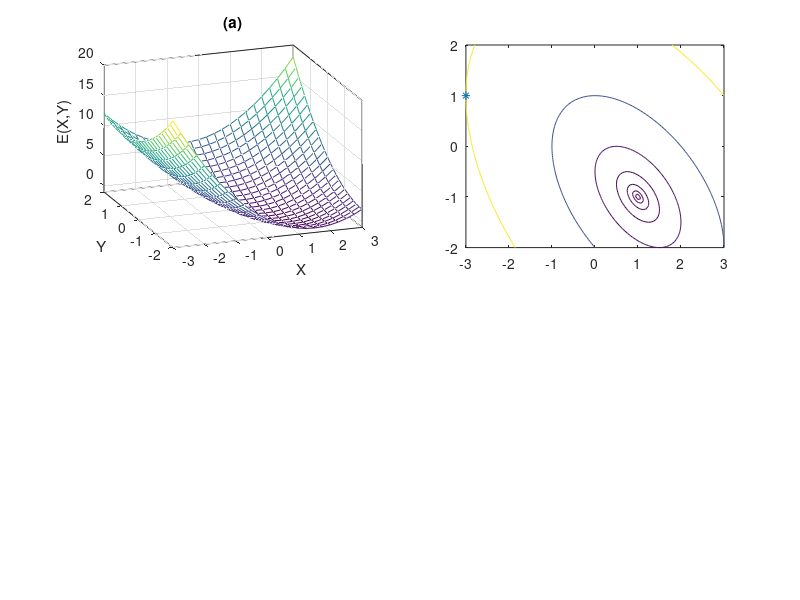

This figure's MATLAB source: (Note: this script raises an error after producing the figure.)
% 
% Hemstitching search path
%
% Quadratic case --- the method of steepest descent
%
% J.-S. Roger Jang, April 1996
% Revised by E. Mizutani, June 8, 1996
%
% E(x,y) = ax^2+bxy+cy^2+dx+ey+f
%
% E(x,y) = 1/2 * t'*A*t+B'*t+C;
%
a=1;b=1;c=1;d=-1;e=1;f=0;
% A = [a b/2; b/2 c];
A = [2*a b; b  2*c];
B = [d; e];
C = f;
point_n = 25;
x=linspace(-3, 3, point_n);
y=linspace(-2, 2, point_n);
[xx,yy]=meshgrid(x,y);
zz=a*xx.^2+b*xx.*yy+c*yy.^2+d*xx+e*yy+f;

subplot(221);
mesh(xx, yy, zz);
view([-20, 25]); set(gca, 'box', 'on');
axis([-inf inf -inf inf -inf inf]);
xlabel('X'); ylabel('Y'); zlabel('E(X,Y)');
title('(a)');

%%%%%%%%%%%%%%%%%%%%%%%%%%%%%%%%%%%%%%%%%%%%%%%%%%

subplot(222);
% The initial point
x0 = -3; y0 = 1;
%% x0 = 2; y0 = 2;

%%% How many steps?
p_count = 7;

position = zeros(p_count, 2);
position(1,1) = x0; position(1,2) = y0;
t = position(1, :)';
contour_level = 1/2 * t'*A*t+B'*t+C;

g_old = A*t+B;

for i = 2:p_count,
	g = A*t+B;
	eta = g'*g/(g'*A*g);
	position(i,:)=position(i-1,:)-eta*g';
	t = position(i,:)';
	contour_level = [contour_level; 1/2 * t'*A*t+B'*t+C];
end


% Resampling to have a better contours
point_n = 100;
x=linspace(-3, 3, point_n);
y=linspace(-2, 2, point_n);
[xx,yy]=meshgrid(x,y);
zz=a*xx.^2+b*xx.*yy+c*yy.^2+d*xx+e*yy+f;

contour(xx, yy, zz, contour_level);
hold on;
plot(x0, y0, '*');
arrow(position(:, 1), position(:, 2));
x_last = position(p_count,1); y_last = position(p_count,2);
%
% plot(x_last, y_last, 'x');
%
xlabel('X'); ylabel('Y'); title('(b)');
hold off;
axis image;
%
%%% Tail of the file
